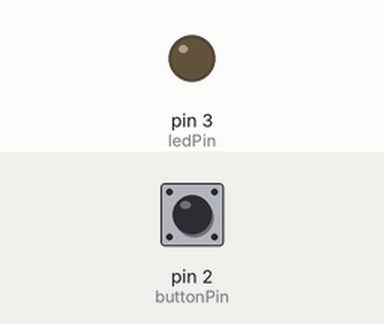
A sketch run on a simulated Arduino Uno, built with avr-gcc and run on an emulated ATmega328P. Parts: output pins drawn as LEDs (lit = HIGH). Dashed ring = blinking. The inputs (shaded band) are chosen by the test bench; at power-on: pin 2 (buttonPin) LOW.

Above: at 1.2 s.
1.3 s: pin 2 (buttonPin) pulled HIGH for 0.15 s
At 3.1 s:
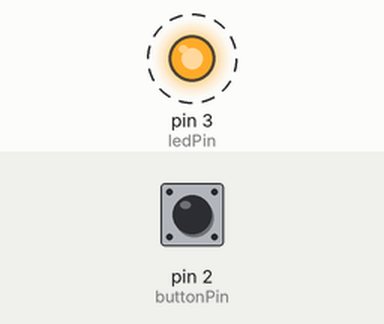
Timing chart, 0 to 10.4 s (numbered marks = the images above; inputs shaded):
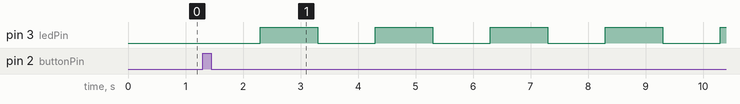

The sketch:

light_Stick.ino.ino
```cpp
const int ledPin = 3;      // LED 接在 D3
const int buttonPin = 2;   // Button 接在 D2

int state = 0;             // 0~3 四種狀態
int lastButtonState = LOW;
unsigned long lastDebounceTime = 0;
const unsigned long debounceDelay = 50;

void setup() {
  pinMode(ledPin, OUTPUT);
  pinMode(buttonPin, INPUT);

  // 共陽極：HIGH = 關燈，先確保關閉
  digitalWrite(ledPin, HIGH);
}

void loop() {
  int reading = digitalRead(buttonPin);

  // 按鈕去彈跳 + 狀態切換
  if (reading == HIGH && lastButtonState == LOW) {
    if (millis() - lastDebounceTime > debounceDelay) {
      state++;
      if (state > 3) {
        state = 0;   // 第 4 下回到恆亮
      }
      lastDebounceTime = millis();
    }
  }
  lastButtonState = reading;

  // LED 狀態控制（共陽極邏輯）
  switch (state) {
    case 0:   // 恆亮
      digitalWrite(ledPin, LOW);   // LOW = 亮
      break;

    case 1:   // 慢閃
      blink(1000);
      break;

    case 2:   // 中速閃
      blink(500);
      break;

    case 3:   // 快閃
      blink(200);
      break;
  }
}

// 共陽極專用閃爍函式
void blink(int interval) {
  digitalWrite(ledPin, LOW);   // 亮
  delay(interval);
  digitalWrite(ledPin, HIGH);  // 滅
  delay(interval);
}
```

Measured:
- after the input at 1.3 s, pin 3 (ledPin): alternates HIGH for 1.0 s and LOW for 1.0 s, starting after 1.0 s
